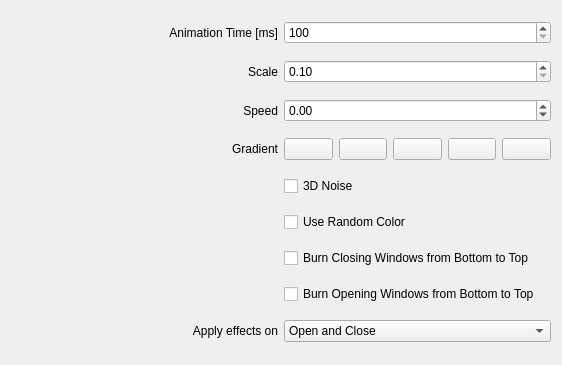
<?xml version="1.0" encoding="UTF-8"?>

<!--
SPDX-FileCopyrightText: Simon Schneegans <code@simonschneegans.de>
SPDX-License-Identifier: GPL-3.0-or-later
-->

<ui version="4.0">
 <class>BMWConfigForm</class>
 <widget class="QWidget" name="BMWConfigForm">
  <property name="geometry">
   <rect>
    <x>0</x>
    <y>0</y>
    <width>562</width>
    <height>365</height>
   </rect>
  </property>
  <layout class="QGridLayout" name="gridLayout">
   <item row="0" column="0">
    <widget class="QLabel" name="label">
     <property name="text">
      <string>Animation Time [ms]</string>
     </property>
     <property name="alignment">
      <set>Qt::AlignmentFlag::AlignRight|Qt::AlignmentFlag::AlignTrailing|Qt::AlignmentFlag::AlignVCenter</set>
     </property>
    </widget>
   </item>
   <item row="0" column="1">
    <widget class="QSpinBox" name="kcfg_Duration">
     <property name="minimum">
      <number>100</number>
     </property>
     <property name="maximum">
      <number>9999</number>
     </property>
     <property name="singleStep">
      <number>100</number>
     </property>
    </widget>
   </item>
   <item row="1" column="0">
    <widget class="QLabel" name="label_3">
     <property name="text">
      <string>Scale</string>
     </property>
     <property name="alignment">
      <set>Qt::AlignmentFlag::AlignRight|Qt::AlignmentFlag::AlignTrailing|Qt::AlignmentFlag::AlignVCenter</set>
     </property>
    </widget>
   </item>
   <item row="1" column="1">
    <widget class="QDoubleSpinBox" name="kcfg_Scale">
     <property name="minimum">
      <double>0.100000000000000</double>
     </property>
     <property name="maximum">
      <double>10.000000000000000</double>
     </property>
    </widget>
   </item>
   <item row="2" column="0">
    <widget class="QLabel" name="label_2">
     <property name="text">
      <string>Speed</string>
     </property>
     <property name="alignment">
      <set>Qt::AlignmentFlag::AlignRight|Qt::AlignmentFlag::AlignTrailing|Qt::AlignmentFlag::AlignVCenter</set>
     </property>
    </widget>
   </item>
   <item row="2" column="1">
    <widget class="QDoubleSpinBox" name="kcfg_MovementSpeed">
     <property name="minimum">
      <double>-5.000000000000000</double>
     </property>
     <property name="maximum">
      <double>5.000000000000000</double>
     </property>
    </widget>
   </item>
   <item row="3" column="0">
    <widget class="QLabel" name="label_4">
     <property name="text">
      <string>Gradient</string>
     </property>
     <property name="alignment">
      <set>Qt::AlignmentFlag::AlignRight|Qt::AlignmentFlag::AlignTrailing|Qt::AlignmentFlag::AlignVCenter</set>
     </property>
    </widget>
   </item>
   <item row="3" column="1">
    <layout class="QHBoxLayout" name="horizontalLayout">
     <item>
      <widget class="KColorButton" name="kcfg_Gradient1">
       <property name="alphaChannelEnabled">
        <bool>true</bool>
       </property>
      </widget>
     </item>
     <item>
      <widget class="KColorButton" name="kcfg_Gradient2">
       <property name="alphaChannelEnabled">
        <bool>true</bool>
       </property>
      </widget>
     </item>
     <item>
      <widget class="KColorButton" name="kcfg_Gradient3">
       <property name="alphaChannelEnabled">
        <bool>true</bool>
       </property>
      </widget>
     </item>
     <item>
      <widget class="KColorButton" name="kcfg_Gradient4">
       <property name="alphaChannelEnabled">
        <bool>true</bool>
       </property>
      </widget>
     </item>
     <item>
      <widget class="KColorButton" name="kcfg_Gradient5">
       <property name="alphaChannelEnabled">
        <bool>true</bool>
       </property>
      </widget>
     </item>
    </layout>
   </item>
   <item row="4" column="1">
    <widget class="QCheckBox" name="kcfg_3DNoise">
     <property name="text">
      <string>3D Noise</string>
     </property>
    </widget>
   </item>
   <item row="5" column="1">
    <widget class="QCheckBox" name="kcfg_RandomColor">
     <property name="text">
      <string>Use Random Color</string>
     </property>
    </widget>
   </item>
   <item row="6" column="1">
    <widget class="QCheckBox" name="kcfg_ClosingBottomToTop">
     <property name="text">
      <string>Burn Closing Windows from Bottom to Top</string>
     </property>
    </widget>
   </item>
   <item row="7" column="1">
    <widget class="QCheckBox" name="kcfg_OpeningBottomToTop">
     <property name="text">
      <string>Burn Opening Windows from Bottom to Top</string>
     </property>
    </widget>
   </item>
  
            <item row="8" column="0">
                <widget class="QLabel" name="label_ApplyEffectsOn">
                    <property name="text">
                        <string>Apply effects on</string>
                    </property>
                    <property name="alignment">
                        <set>Qt::AlignmentFlag::AlignRight|Qt::AlignmentFlag::AlignTrailing|Qt::AlignmentFlag::AlignVCenter</set>
                    </property>
                </widget>
            </item>
            <item row="8" column="1">
                <widget class="QComboBox" name="kcfg_ApplyEffectsOn">
                                        <property name="currentIndex">
                        <number>2</number>
                    </property>
<item>
                        <property name="text">
                            <string>Open only</string>
                        </property>
                    </item>
                    <item>
                        <property name="text">
                            <string>Close only</string>
                        </property>
                    </item>
                    <item>
                        <property name="text">
                            <string>Open and Close</string>
                        </property>
                    </item>
                </widget>
            </item>

        </layout>
 </widget>
 <customwidgets>
  <customwidget>
   <class>KColorButton</class>
   <extends>QPushButton</extends>
   <header>kcolorbutton.h</header>
  </customwidget>
 </customwidgets>
 <resources/>
 <connections/>
</ui>
